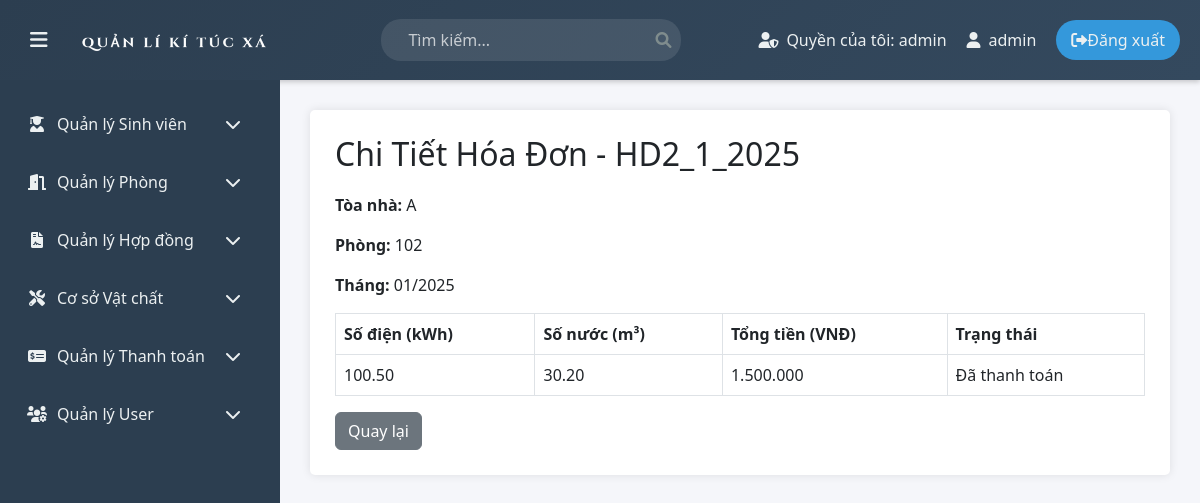
/php/admin/view_invoice.php?payment_id=1 (signed in), run on an earlier commit of the app's database.
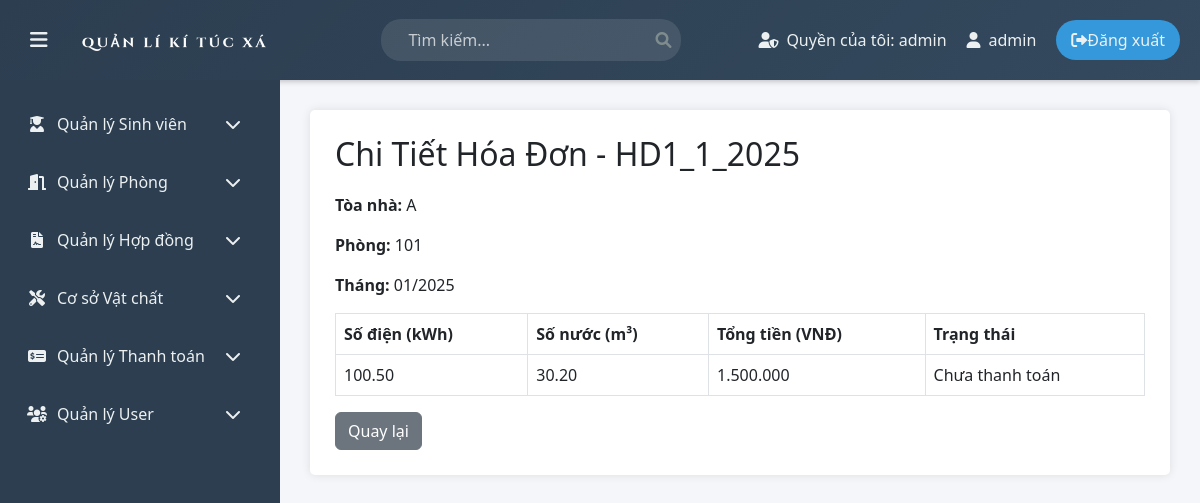
And on a later commit of the database.
### tables this page shows
CREATE TABLE Payments (
    payment_id INT AUTO_INCREMENT PRIMARY KEY,
    payment_code VARCHAR(50) UNIQUE NOT NULL,
    room_id INT,
    electricity_usage DECIMAL(10,2) DEFAULT 0.00,
    water_usage DECIMAL(10,2) DEFAULT 0.00,
    total_amount DECIMAL(10,2) NOT NULL,
    payment_status ENUM('unpaid', 'paid') DEFAULT 'unpaid',
    payment_date TIMESTAMP NULL DEFAULT NULL,
    created_at TIMESTAMP DEFAULT CURRENT_TIMESTAMP,
    FOREIGN KEY (room_id) REFERENCES Rooms(room_id) ON DELETE CASCADE
);

CREATE TABLE Rooms (
    room_id INT AUTO_INCREMENT PRIMARY KEY,
    room_code VARCHAR(50) UNIQUE NOT NULL,
    building VARCHAR(1) NOT NULL,
    floor INT NOT NULL,
    room_number VARCHAR(10) NOT NULL,
    capacity ENUM('2', '4', '8') NOT NULL,
    status ENUM('available', 'occupied', 'maintenance') DEFAULT 'available',
    price DECIMAL(10,2) NOT NULL
);

### php/admin/view_invoice.php (the view, shortened to what this page needs)
<?php
include '../config/db_connect.php';
if (isset($_GET['payment_id'])) {
    $payment_id = filter_input(INPUT_GET, 'payment_id', FILTER_VALIDATE_INT);
    $sql_payment = "SELECT p.*, r.building, r.room_number FROM Payments p JOIN Rooms r ON p.room_id = r.room_id WHERE p.payment_id = ?";
    $stmt_payment = $conn->prepare($sql_payment);
    $stmt_payment->bind_param("i", $payment_id);
    $stmt_payment->execute();
    $result_payment = $stmt_payment->get_result();
    $payment = $result_payment->fetch_assoc();
} else {
    $_SESSION['error'] = "Không tìm thấy ID hóa đơn.";
    header('Location: payments_list.php');
    exit();
}
?>
<!DOCTYPE html>
<html lang="vi">
<head>
    <link rel="stylesheet" href="https://cdnjs.cloudflare.com/ajax/libs/bootstrap/5.3.0/css/bootstrap.min.css">
    <link rel="stylesheet" href="../../assets/css/main.css">
    <link rel="stylesheet" href="../../assets/css/payments.css">
    <link rel="stylesheet" href="https://cdnjs.cloudflare.com/ajax/libs/toastr.js/latest/toastr.min.css">
    <link rel="stylesheet" href="https://cdnjs.cloudflare.com/ajax/libs/font-awesome/6.0.0/css/all.min.css">
</head>
<body>
    <?php include 'layout/header.php'; ?>
    <div class="container1">
        <?php include 'layout/menu.php'; ?>
        <main class="content">
            <div class="invoice-detail-container">
                <h2>Chi Tiết Hóa Đơn - <?php echo htmlspecialchars($payment['payment_code']); ?></h2>
                <div class="mb-3">
                    <p><strong>Tòa nhà:</strong> <?php echo htmlspecialchars($payment['building']); ?></p>
                    <p><strong>Phòng:</strong> <?php echo htmlspecialchars($payment['room_number']); ?></p>
                    <p><strong>Tháng:</strong> <?php echo date('m/Y', strtotime($payment['payment_date'])); ?></p>
                </div>
                <table class="table table-bordered">
                    <thead>
                        <tr>
                            <th>Số điện (kWh)</th>
                            <th>Số nước (m³)</th>
                            <th>Tổng tiền (VNĐ)</th>
                            <th>Trạng thái</th>
                        </tr>
                    </thead>
                    <tbody>
                        <tr>
                            <td><?php echo htmlspecialchars($payment['electricity_usage']); ?></td>
                            <td><?php echo htmlspecialchars($payment['water_usage']); ?></td>
                            <td><?php echo number_format($payment['total_amount'], 0, ',', '.'); ?></td>
                            <td><?php echo htmlspecialchars($payment['payment_status'] == 'paid' ? 'Đã thanh toán' : 'Chưa thanh toán'); ?></td>
                        </tr>
                    </tbody>
                </table>
                <a href="view_payments.php?room_id=<?php echo htmlspecialchars($payment['room_id']); ?>" class="btn btn-secondary">Quay lại</a>
            </div>
        </main>
    </div>
</body>
</html>

What changed in the data, as far as the page shows it:
changed payments: payment_code "HD2_1_2025" → "HD1_1_2025"; room.room_number "102" → "101"; payment_status "Đã thanh toán" → "Chưa thanh toán"
